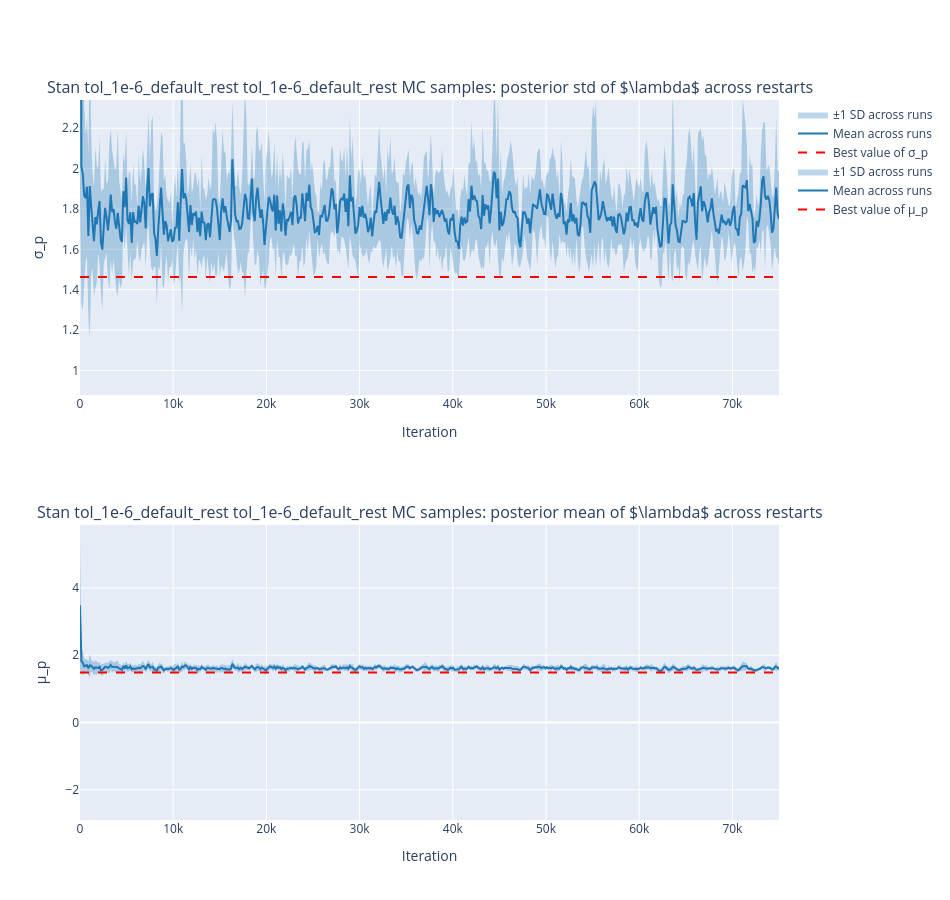

Notebook code cell kept with this figure:
### Code cell
plot_mean_band_rrs_1d(
    td_means, td_stds, best_mu, best_std,
    td_iterations, r"$\lambda$", "tol_1e-6_default_rest",
    label_prefix="Stan tol_1e-6_default_rest ", backend="plotly",
)

### Figure 1 — Plotly figure (JSON) as saved in the notebook; plotly's stock layout.template omitted (floating-point values rounded to 4 significant figures; data arrays with more than 128 entries replaced by an {"elided": "..."} marker saying what was removed)
{"data": [{"fill": "toself", "fillcolor": "rgba(31,119,180,0.3)", "hoverinfo": "skip", "line": {"width": 0}, "name": "±1 SD across runs", "showlegend": true, "type": "scatter", "x": {"elided": "1002 int values"}, "xaxis": "x", "y": {"elided": "1002 float values"}, "yaxis": "y"}, {"line": {"color": "#1f77b4", "width": 2}, "mode": "lines", "name": "Mean across runs", "showlegend": true, "type": "scatter", "x": {"elided": "501 int values"}, "xaxis": "x", "y": {"elided": "501 float values"}, "yaxis": "y"}, {"line": {"color": "red", "dash": "dash"}, "mode": "lines", "name": "Best value of σ_p", "showlegend": true, "type": "scatter", "x": [null], "xaxis": "x", "y": [null], "yaxis": "y"}, {"fill": "toself", "fillcolor": "rgba(31,119,180,0.3)", "hoverinfo": "skip", "line": {"width": 0}, "name": "±1 SD across runs", "showlegend": true, "type": "scatter", "x": {"elided": "1002 int values"}, "xaxis": "x2", "y": {"elided": "1002 float values"}, "yaxis": "y2"}, {"line": {"color": "#1f77b4", "width": 2}, "mode": "lines", "name": "Mean across runs", "showlegend": true, "type": "scatter", "x": {"elided": "501 int values"}, "xaxis": "x2", "y": {"elided": "501 float values"}, "yaxis": "y2"}, {"line": {"color": "red", "dash": "dash"}, "mode": "lines", "name": "Best value of μ_p", "showlegend": true, "type": "scatter", "x": [null], "xaxis": "x2", "y": [null], "yaxis": "y2"}], "layout": {"annotations": [{"font": {"size": 16}, "showarrow": false, "text": "Stan tol_1e-6_default_rest tol_1e-6_default_rest MC samples: posterior std of $\\lambda$ across restarts", "x": 0.5, "xanchor": "center", "xref": "paper", "y": 1.0, "yanchor": "bottom", "yref": "paper"}, {"font": {"size": 16}, "showarrow": false, "text": "Stan tol_1e-6_default_rest tol_1e-6_default_rest MC samples: posterior mean of $\\lambda$ across restarts", "x": 0.5, "xanchor": "center", "xref": "paper", "y": 0.41, "yanchor": "bottom", "yref": "paper"}], "height": 900, "shapes": [{"line": {"color": "red", "dash": "dash"}, "type": "line", "x0": 0, "x1": 1, "xref": "x domain", "y0": 1.462, "y1": 1.462, "yref": "y"}, {"line": {"color": "red", "dash": "dash"}, "type": "line", "x0": 0, "x1": 1, "xref": "x2 domain", "y0": 1.49, "y1": 1.49, "yref": "y2"}], "width": 950, "xaxis": {"anchor": "y", "domain": [0.0, 1.0], "title": {"text": "Iteration"}}, "xaxis2": {"anchor": "y2", "domain": [0.0, 1.0], "title": {"text": "Iteration"}}, "yaxis": {"anchor": "x", "domain": [0.59, 1.0], "range": [0.8775, 2.34], "title": {"text": "σ_p"}}, "yaxis2": {"anchor": "x2", "domain": [0.0, 0.41], "range": [-2.897, 5.877], "title": {"text": "μ_p"}}}}
